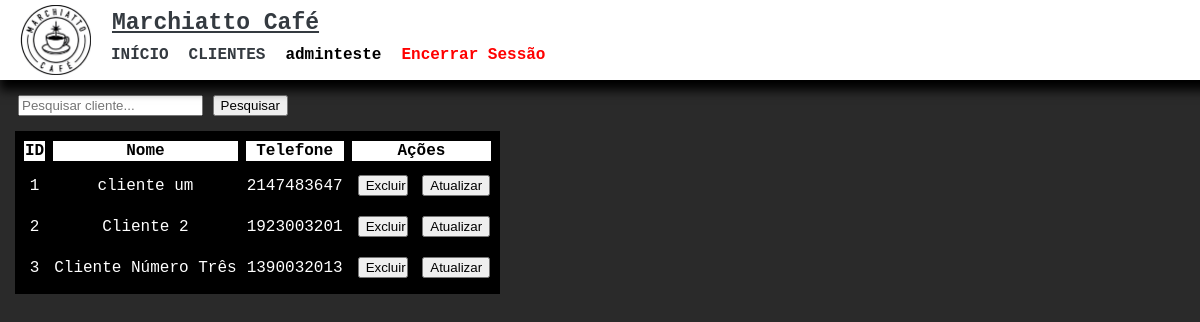
Before: /admin/clientes.php (signed in) with the older database file.
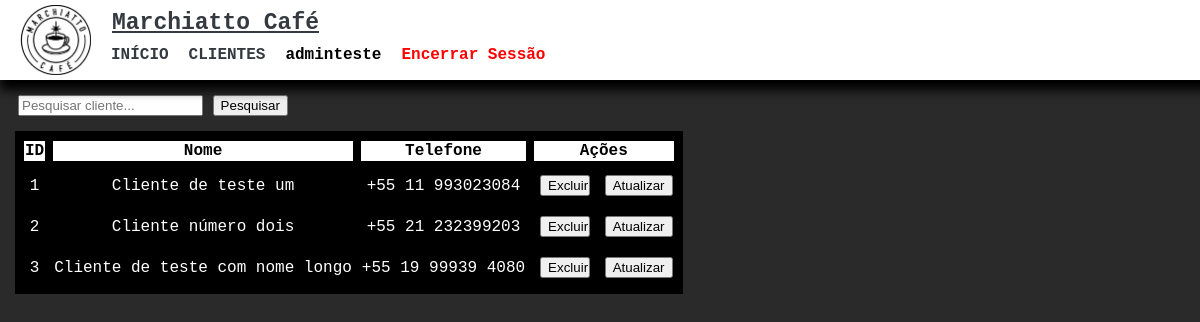
After: the same page with the newer database file.
### tables this page shows
CREATE TABLE `usuarios` (
  `idUsuario` int(11) NOT NULL,
  `nome` varchar(80) NOT NULL,
  `senha` varchar(64) NOT NULL
);

CREATE TABLE `clientes` (
  `idCliente` int(11) NOT NULL,
  `nome` varchar(80) NOT NULL,
  `telefone` varchar(20) DEFAULT NULL
);

### php/verifica.php (called while the page is built)
<?php
require 'connect.php';
if (isset($_SESSION['idUser']) && !empty($_SESSION['idUser'])) {
    require_once 'user.class.php';
    $u = new Usuario();
    $listalogado = $u -> logado($_SESSION['idUser']);
    $nomeUser = $listalogado['nome'];
} else {
    header("Location: ../login.php");
}
?>

### php/user.class.php (called while the page is built, shortened)
<?php
class Usuario{
    public function logado($id){
        global $pdo;
        $array = array();
        $sql = "SELECT nome FROM usuarios WHERE idUsuario = :idUsuario";
        $sql = $pdo -> prepare($sql);
        $sql -> bindValue("idUsuario", $id);
        $sql -> execute();
        if($sql -> rowCount() > 0){
            $array = $sql -> fetch();
        }
        return $array;
    }
}
?>

### admin/clientes.php (the view, shortened to what this page needs)
<!DOCTYPE html>
<html lang="pt-BR">
<head>
    <link rel="stylesheet" href="../css/admin.css">
</head>
<body class="espaco_cabecalho">
    <?php
    require '../php/verifica.php';
    require_once 'cabecalho.php';
    if (isset($_SESSION['idUser']) && !empty($_SESSION['idUser'])): ?>
        <div>
            <form id="formPesquisa" method="post">
                <input style="margin-left:18px; margin-bottom: 15px;" type="text" id="inputPesquisa" name="pesquisar"
                    placeholder="Pesquisar cliente...">
                <input type="submit" value="Pesquisar">
            </form>
        </div>
        <div>
            <?php
            include ("../php/connect.php");
            $sql = "SELECT idCliente, nome, telefone FROM clientes";
            try {
                $stmt = $pdo->query($sql);
                if ($stmt->rowCount() > 0) {
                    echo "<table id = 'tabelaClientes' class='table-clientes'><thead><tr>
                <th>ID</th>
                <th>Nome</th>
                <th>Telefone</th>
                <th>Ações</th></tr></thead>";
                    while ($row = $stmt->fetch(PDO::FETCH_ASSOC)) {
                        echo "<tr class='table-selecionada'><td>" . $row['idCliente'] . "</td>
                <td>" . $row['nome'] . "</td>
                <td>" . $row['telefone'] . "</td>
                <td>
                    <form action='../php/deletar_cliente.php' method='post' style='display: inline-block;'>
                        <input type='hidden' name='idCliente' value='" . $row['idCliente'] . "'>
                        <input style='width: 50px; margin: 5px;' type='submit' value='Excluir'>
                    </form>
                    <button onclick='openModal(\"myModal" . $row['idCliente'] . "\")'>Atualizar</button>
                </td></tr>";
                    }
                    echo "</table>";
                } else {
                    echo "<p class='table-clientes'>Nenhum resultado.</p>";
                }
            } catch (PDOException $e) {
                echo "Erro: " . $e->getMessage();
            }
            ?>
        </div>
    <?php else:
        header("Location: ../login.php"); endif; ?>
</body>
</html>

### admin/cabecalho.php (shortened to what this page needs)
<head>
    <link rel="stylesheet" href="../css/cabecalho.css">
</head>
<nav class="header">
  <a href="#" class="logo">
    <img src="../images/logo.jpg" alt="Marchiatto Café Logo">
  </a>
  <div class="container-fluido">
    <div class="navbar-brand-container">
      <a class="navbar-brand" href="admin.php">Marchiatto Café</a>
    </div>
    <ul class="navbar-nav">
      <li class="nav-item">
        <a class="nav-link active" aria-current="page" href="admin.php">INÍCIO</a>
      </li>
      <li class="nav-item">
        <a class="nav-link" href="clientes.php">CLIENTES</a>
      </li>
      <li class="nav-item">
        <span style="color: #fffff; font-weight: bold;"><?php echo $nomeUser ?></span>
      </li>
      <li class="nav-item">
        <a class="nav-link" href="../php/logout.php" style="color: red;">Encerrar Sessão</a>
      </li>
    </ul>
  </div>
</nav>

### css/admin.css (style rules this page uses)
body { font-family: 'Oswald', sans-serif; margin: 0; padding: 0; background-color: rgb(42, 42, 42); padding-top: 10px; }
.espaco_cabecalho { padding-top: 95px; }
.table-clientes { background-color: #000000; color: rgb(255, 255, 255); padding: 10px; margin-left: 15px; table-layout: auto; width: auto; padding: 5px 4px; }
thead { color: black; background-color: white; }
.table-clientes td, .table-clientes th { text-align: center; border: 3px solid #000000; }

### css/cabecalho.css (style rules this page uses)
body { font-family: 'Courier new', sans-serif; margin: 0; padding: 0; background-color: rgb(42, 42, 42); }
.header { background-color: rgb(255, 255, 255); padding: 10px 20px; box-shadow: 0 10px 10px rgb(0, 0, 0); display: flex; align-items: center; justify-content: space-between; position: fixed; width: 100%; height: 60px; top: 0; z-index: 999; }
.header .logo img { height: 70px; display: flex; }
.container-fluido { font-family: 'Courier new', sans-serif; width: 100%; margin-left: 20px; }
.navbar-brand-container { margin-top: 10px; margin-left: 0px; }
.navbar-brand { font-size: 23px; font-weight: bold; color: #343a40; padding: 1px; padding-bottom: 0px; }
.navbar-nav { list-style: none; margin-top: 0px; padding: 0px; display: flex; align-items: center; }
.nav-item { margin-left: 0px; margin-top: 10px; padding-right: 20px; }
.nav-link { color: #343a40; text-decoration: none; font-weight: bold; margin-top: 30px; }

Changed rows visible on the page:
changed clientes id 1: nome "cliente um" → "Cliente de teste um"; telefone "2147483647" → "+55 11 993023084"
changed clientes id 2: nome "Cliente 2" → "Cliente número dois"; telefone "1923003201" → "+55 21 232399203"
changed clientes id 3: nome "Cliente Número Três" → "Cliente de teste com nome longo"; telefone "1390032013" → "+55 19 99939 4080"
